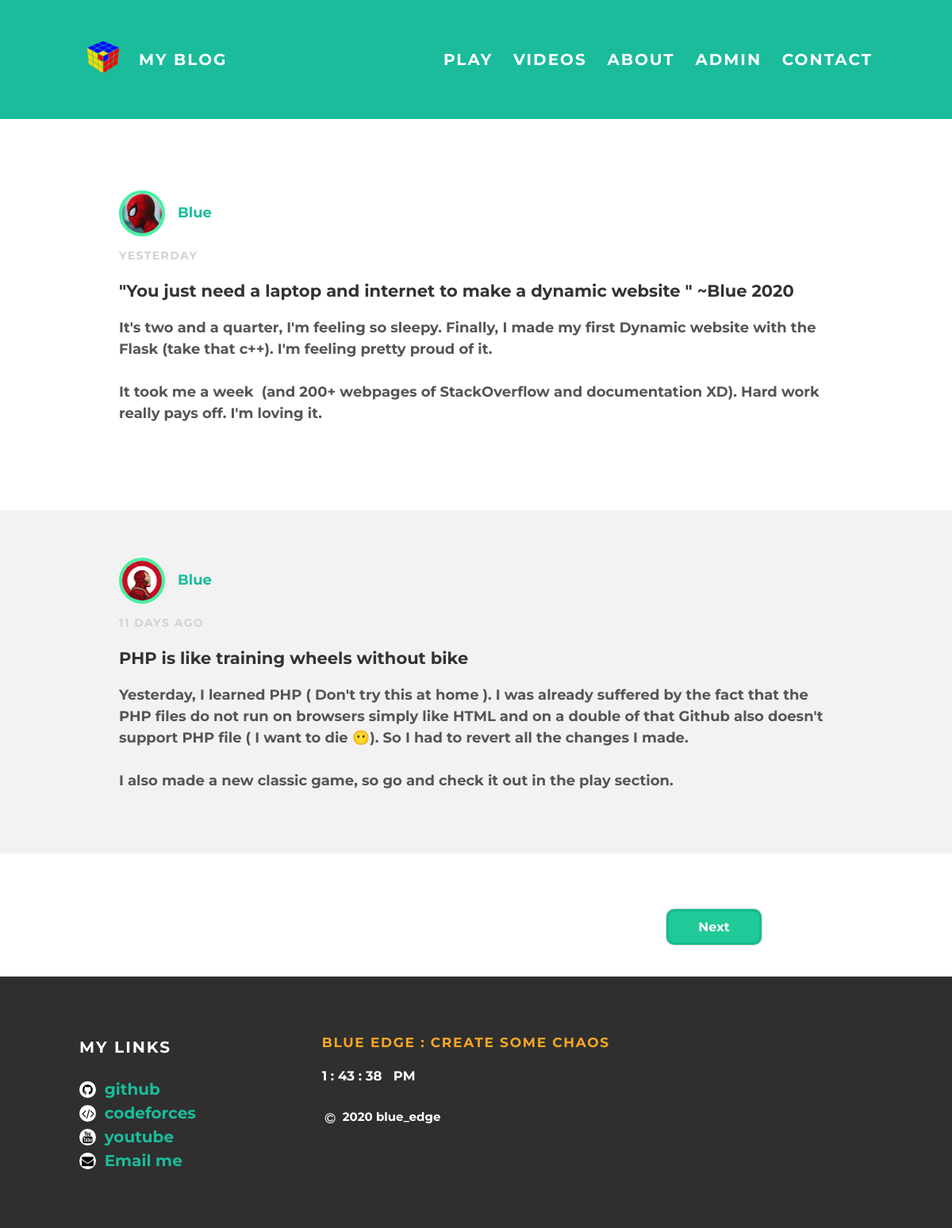
The page / on the database its author committed.
### app.py (models this page shows, shortened)
class Posts(db.Model):
    id = db.Column(db.Integer, unique=True, primary_key=True)
    title = db.Column(db.String(200), nullable = False)
    content = db.Column(db.String(600), nullable = False)
    date = db.Column(db.DateTime, default=datetime.now)
    author = db.Column(db.String(200), default=para['user'])
    image = db.Column(db.String(30), default=giveme())

### app.py (the view)
@app.route('/')
def index():
    posts = Posts.query.order_by(Posts.date.desc()).all()
    tp = para['nofpost']
    last=len(posts)//tp + (len(posts)%tp!=0)
    if last==1:
        return render_template('index.html', posts=posts, prev="#", next="#")
    page = request.args.get('page')
    try:
        page = int(page)
    except:
        page = 0
    posts = posts[page*tp:min((page+1)*tp,len(posts))]
    prev = "?page="+str(page-1) if page>0 else "#"
    next = "?page="+str(page+1) if page<last-1 else "#"
    return render_template('index.html',posts=posts,prev=prev,next=next)

### templates/index.html (shortened to what this page needs)
{%extends "base.html" %}
{%block body%}
    <div id="content">
      {% for post in posts %}
        {% set fname = 'img/post/'+post.image %}
        <div class="post-container">
          <div class="post">
            <div class="post-author">
              <img src="{{ url_for('static',filename=fname)}}"><span>{{post.author}}</span>
            </div>
            <p class="post-date" name="dated" id="{{post.date}}"></p>
            <h3 class="post-title">{{post.title}}</h3>
            <div class="post-content">
              <pre>{{post.content}}</pre>
            </div>
          </div>
        </div>
      {% endfor %}
    </div>
    <div class="buttons">
      <a class="pager" href="{{next}}" name="next" >Next</a>
    </div>
{%endblock%}

### templates/base.html (shortened to what this page needs)
<!DOCTYPE html>
<html lang="en" dir="ltr">
  <head>
    <link rel="stylesheet" href="https://cdnjs.cloudflare.com/ajax/libs/font-awesome/4.7.0/css/font-awesome.min.css">
    <link rel="stylesheet" type="text/css" href="{{ url_for('static',filename='css/styles.css')}}">
  </head>
  <body>
    <div id="header">
      <div class="container">
        <a id="header-title" href="/"><img id="logo" src="{{ url_for('static',filename='img/logo.png')}}">My Blog</a>
        <ul id="header-nav" class="menu">
          <li><a href="/play">Play</a></li>
          <li><a href="/video">Videos</a></li>
          <li><a href="/about">About</a></li>
          <li><a href="/admin">Admin</a>
          <li><a href="#footer">Contact</a></li>
        </ul>
      </div>
    </div>
    {%block body%}{%endblock%}
    <div id="footer">
      <div class="container">
        <div class="column">
          <h4 >My Links</h4>
          <p>
            <a href="https://github.com/blueedgetechno" target="_blank" class="fa fa-github"></a>
            <a href="https://github.com/blueedgetechno" target="_blank">github</a><br>
            <a href="https://codeforces.com/profile/blue_edge" target="_blank" class="fa fa-code"></a>
            <a href="https://codeforces.com/profile/blue_edge" target="_blank">codeforces</a><br>
            <a href="https://www.youtube.com/channel/UCozhS3MxzCGrPTffh0mqArw" target="_blank" class="fa fa-youtube"></a>
            <a href="https://www.youtube.com/channel/UCozhS3MxzCGrPTffh0mqArw" target="_blank">youtube</a><br>
            <a href="mailto:blueedgetechno@gmail.com" target="_blank" class="fa fa-envelope"></a>
            <a href="mailto:blueedgetechno@gmail.com">Email me</a><br>
          </p>
        </div>
        <div class="column">
          <h4 style="font-size:17px;color:#f6a623;">Blue Edge : Create some chaos</h4>
          <h5 id="time" style="color:white;margin-top:0px"></h5>
          <a href="#" style="float:left" class="fa fa-copyright"></a>
          <a href="#">2020 blue_edge </a>
        </div>
      </div>
    </div>
  </body>
</html>

### static/css/styles.css (style rules this page uses)
.fa { background: white; color: black; padding: 3px; font-size: 15px; width: 15px; text-align: center; text-decoration: none; border-radius: 50%; margin-right: 5px; margin-top: 5px; vertical-align: top; }
a[href="#"] { background: #2f2f2f; color: white; font-size: 15px; }
body { color: #555; margin: 0; font-family: 'Montserrat', sans-serif; }
#header { background-color: #1abc9c; height: 150px; line-height: 150px; }
#header a { color: white; text-decoration: none; text-transform: uppercase; letter-spacing: 0.1em; }
.container { max-width: 1000px; margin: 0 auto; font-size: 20px; font-weight: bold; }
#header-title { display: block; float: left; }
#header-nav { display: block; float: right; margin-top: 0; }
#header-nav li { display: inline; padding-left: 20px; }
#logo { width: 40px; height: 40px; padding: 10px; margin-top: 42px; margin-right: 15px; float: left; background-color: #1abc9c; border-radius: 20%; transition: 0.5s; }
.post { max-width: 900px; margin-top: 30px; margin-bottom: 30px; margin-left: auto; margin-right: auto; padding: 60px; border-radius: 15px; transition: 0.5s; }
pre { font-family: 'Montserrat', sans-serif; white-space: pre-wrap; word-wrap: break-word; line-height: 1.5; margin-block-start: 1em; margin-block-end: 1em; font-size: 18px; font-weight: bold; color: #555; }
.post-author img { width: 50px; height: 50px; vertical-align: middle; border-radius: 50%; border: 4px solid #46f1a2; }
.post-container { margin: 0 auto; font-size: 18px; font-weight: bold; }
.post-container:nth-child(even) { background-color: #f2f2f2; }
.post-author span { color: #1abc9c; margin-left: 16px; }
.post-date { color: #D2D2D2; font-size: 14px; font-weight: bold; text-transform: uppercase; letter-spacing: 0.1em; }
h1, h2, h3, h4 { color: #333; }
p { line-height: 1.5; }
#footer { background-color: #2f2f2f; padding: 50px 0; }
#footer h4 { color: white; text-transform: uppercase; letter-spacing: 0.1em; }
#footer p { color: white; }
.column { min-width: 300px; display: inline-block; vertical-align: top; }
a { color: #1abc9c; text-decoration: none; }
.pager { width: 10%; color: white; margin: 40px; background-color: #20c998; border: none; font-weight: bold; font-size: 16px; padding: 10px; cursor: pointer; box-sizing: border-box; border: 3px solid #0fbc92; border-radius: 10px; box-shadow: 0px 0px 2px #888888; transition: 0.5s; }
.pager, select { outline: none; }
.buttons { text-align: center; vertical-align: middle; display: flex; align-content: space-between; justify-content: space-around; }

### rows shown on the page
Posts: shows a picture, author "Blue", title "\"You just need a laptop and internet to make a dynamic website \" ~Blue 2020", content "It's two and a quarter, I'm feeling so sleepy. Finally, I made my first Dynamic website with the Flask (take that c++). I'm feeling pretty proud of it. It took me a week (and 200+ webpages of StackOverflow and documentation XD). Hard work really pays off. I'm loving it."
Posts: shows a picture, author "Blue", title "PHP is like training wheels without bike", content "Yesterday, I learned PHP ( Don't try this at home ). I was already suffered by the fact that the PHP files do not run on browsers simply like HTML and on a double of that Github also doesn't support PHP file ( I want to die 😶). So I had to revert all the changes I made. I also made a new classic game, so go and check it out in the play section."
